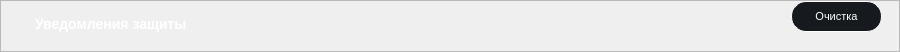
      <widget class="QFrame" name="frame_ProtectionNotifications">
       <property name="geometry">
        <rect>
         <x>10</x>
         <y>61</y>
         <width>900</width>
         <height>45</height>
        </rect>
       </property>
       <property name="minimumSize">
        <size>
         <width>900</width>
         <height>0</height>
        </size>
       </property>
       <property name="maximumSize">
        <size>
         <width>900</width>
         <height>45</height>
        </size>
       </property>
       <property name="styleSheet">
        <string notr="true">/* styles.qss */

#frame_ProtectionNotifications {
    background-color: #161A1E;
    border-radius: 15px; /* Установите значение по вашему усмотрению для достижения овальной формы */
}
</string>
       </property>
       <property name="frameShape">
        <enum>QFrame::StyledPanel</enum>
       </property>
       <property name="frameShadow">
        <enum>QFrame::Raised</enum>
       </property>
       <layout class="QHBoxLayout" name="horizontalLayout_2">
        <property name="spacing">
         <number>0</number>
        </property>
        <property name="leftMargin">
         <number>0</number>
        </property>
        <property name="topMargin">
         <number>0</number>
        </property>
        <property name="rightMargin">
         <number>0</number>
        </property>
        <property name="bottomMargin">
         <number>0</number>
        </property>
        <item>
         <widget class="QFrame" name="frame_2">
          <property name="minimumSize">
           <size>
            <width>0</width>
            <height>50</height>
           </size>
          </property>
          <property name="styleSheet">
           <string notr="true">background-color: transparent;</string>
          </property>
          <property name="frameShape">
           <enum>QFrame::StyledPanel</enum>
          </property>
          <property name="frameShadow">
           <enum>QFrame::Raised</enum>
          </property>
          <widget class="QPushButton" name="pushProtectionNotifications">
           <property name="geometry">
            <rect>
             <x>790</x>
             <y>0</y>
             <width>91</width>
             <height>31</height>
            </rect>
           </property>
           <property name="minimumSize">
            <size>
             <width>91</width>
             <height>31</height>
            </size>
           </property>
           <property name="maximumSize">
            <size>
             <width>91</width>
             <height>31</height>
            </size>
           </property>
           <property name="baseSize">
            <size>
             <width>0</width>
             <height>0</height>
            </size>
           </property>
           <property name="styleSheet">
            <string notr="true">/* styles.qss */

QPushButton {
    background-color: #161A1E;
    border-radius: 15px;
    color: white; /* Установите цвет текста */
    font-size: 11px; /* Установите размер шрифта */
    padding: 10px 20px; /* Установите отступы */
    border: 1px solid white; /* Уменьшаем толщину обводки до 1 пикселя */
}

QPushButton:hover {
    background-color: #2C3236;
    transition: background-color 0.3s ease;
}
</string>
           </property>
           <property name="text">
            <string>Очистка</string>
           </property>
          </widget>
          <widget class="QLabel" name="labelTextProtectionNotifications">
           <property name="geometry">
            <rect>
             <x>30</x>
             <y>10</y>
             <width>201</width>
             <height>21</height>
            </rect>
           </property>
           <property name="styleSheet">
            <string notr="true">/* styles.qss */

QLabel {
    color: white; /* Установите цвет текста в белый */
    font-size: 14px; /* Установите размер шрифта в 14 пикселей */
    font-family: &quot;Times New Roman&quot;; /* Установите тип шрифта по вашему выбору */
    font-weight: bold; /* Установите жирность шрифта (если нужно) */
    margin-top: 5px; /* Опустить текст на 10 пикселей вниз */
}
</string>
           </property>
           <property name="text">
            <string>Уведомления защиты</string>
           </property>
          </widget>
          <widget class="QLabel" name="labelProtectionNotifications">
           <property name="geometry">
            <rect>
             <x>616</x>
             <y>10</y>
             <width>101</width>
             <height>20</height>
            </rect>
           </property>
           <property name="text">
            <string/>
           </property>
          </widget>
         </widget>
        </item>
       </layout>
      </widget>
